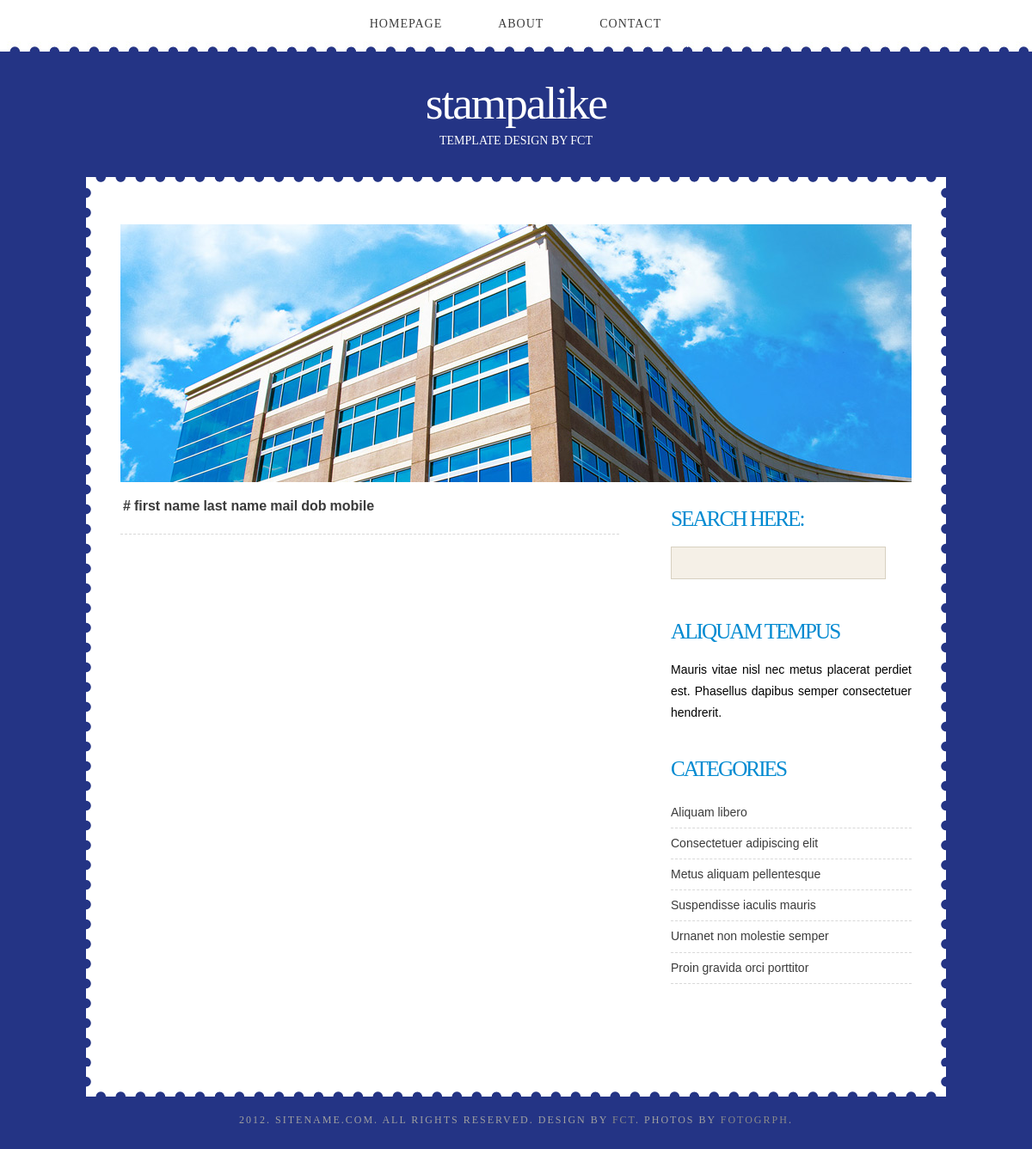
The app's page /ans, older data.
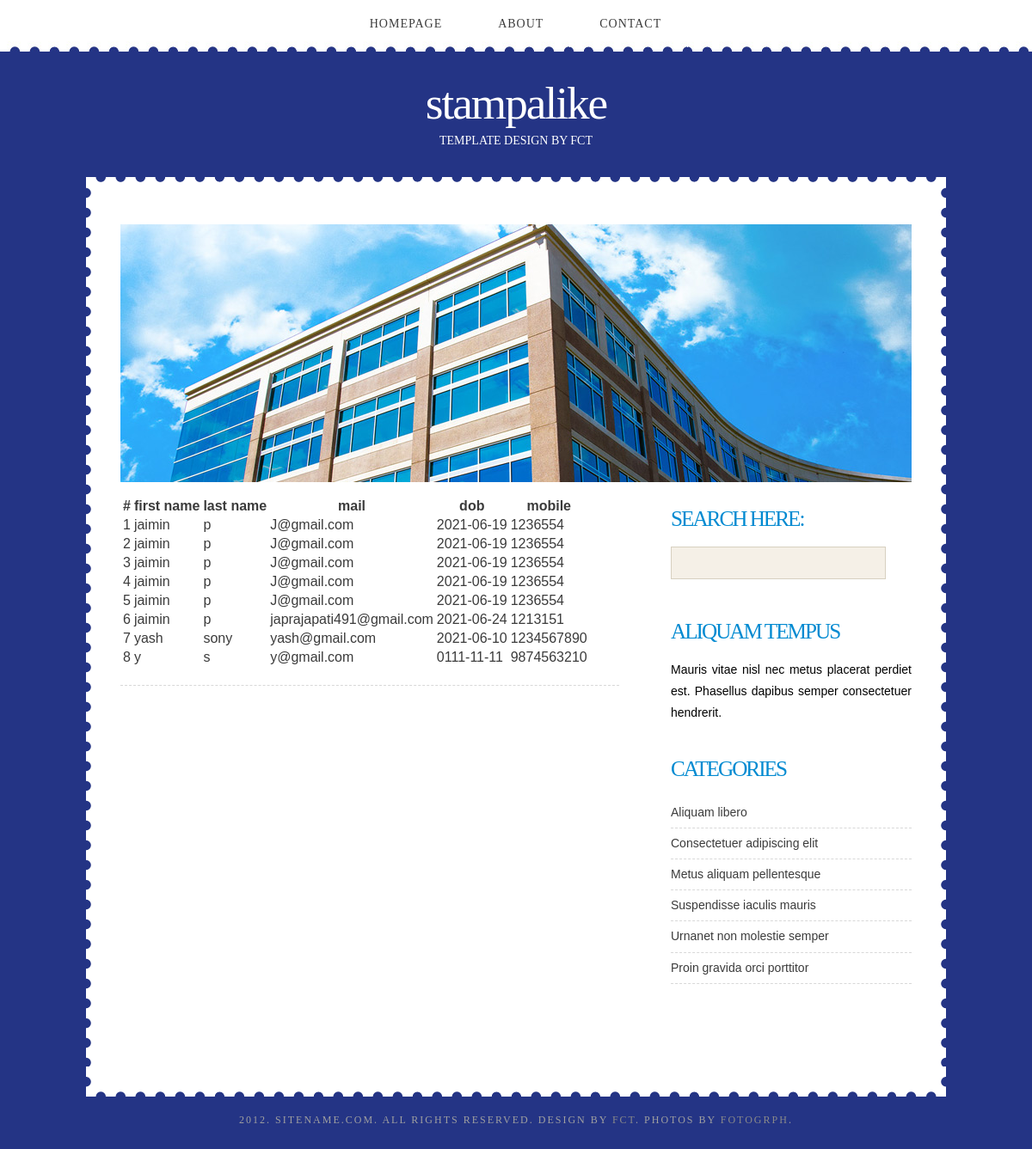
The same page, newer data.
### mark1/models.py (models this page shows)
class Contact_us(models.Model):
    fname = models.CharField(max_length=20)
    lname = models.CharField(max_length=20)
    mail = models.CharField(max_length=20)
    dob = models.CharField(max_length=10)
    mobile = models.IntegerField()
    def __str__(self) :
         return self.fname

### mark1/views.py (the view)
# urls.py: path('ans',views.ans,name="ans"),
def ans(request):
    data = Contact_us.objects.all()
    print(data)
    context = {'contacts':data}
    return render(request,'ans.html',context)

### templates/ans.html (shortened to what this page needs)
{% extends 'base.html' %}
{% block content %}
    <table>
        <thead>
            <tr>
                <th>#</th>
                <th>first name</th>
                <th>last name</th>
                <th>mail</th>
                <th>dob</th>
                <th>mobile</th>
            </tr>
        </thead>
        <tbody>
        {% for contact in contacts %}
        <tr>
            <td>{{forloop.counter}}</td>
            <td>{{contact.fname}}</td>
            <td>{{contact.lname}}</td>
            <td>{{contact.mail}}</td>
            <td>{{contact.dob}}</td>
            <td>{{contact.mobile}}</td>
        </tr>
        {% endfor %}
    </table>
{% endblock %}

### templates/base.html (shortened to what this page needs)
{% load static%}
<html>
<body bgcolor="red">
    <!DOCTYPE html PUBLIC "-//W3C//DTD XHTML 1.0 Strict//EN" "http://www.w3.org/TR/xhtml1/DTD/xhtml1-strict.dtd">
<html xmlns="http://www.w3.org/1999/xhtml">
<head>
<link href="{% static 'style.css' %}" rel="stylesheet" type="text/css" media="screen" />
</head>
<body>
<div id="menu-wrapper">
	<div id="menu">
		<ul>
			<li class="current_page_item"><a href="">Homepage</a></li>
			<li><a href="/about">About</a></li>
			<li><a href="/contact">Contact</a></li>
		</ul>
	</div>
</div>
<div id="header-wrapper">
	<div id="header">
		<div id="logo">
			<h1><a href="#">StampALike</a></h1>
			<p>Template design by <a href="http://www.freecsstemplates.org">FCT</a></p>
		</div>
	</div>
</div>
<div id="wrapper">
	<div id="page-bgtop"></div>
	<div id="page">
		<div><img src="{% static 'images/pics01.jpg' %}" width="920" height="300" alt="" /></div>
		<div id="content">
			<div class="post">
				<div style="clear: both;">&nbsp;</div>
				<div class="entry">
    {% block content%}
    {% endblock %}
</div>
</div>
<div style="clear: both;">&nbsp;</div>
</div>
<div id="sidebar">
<ul>
    <li>
        <h2>SearCh Here:</h2>
        <div id="search" >
            <form method="get" action="#">
                <div>
                    <input type="text" name="s" id="search-text" value="" />
                </div>
            </form>
        </div>
        <div style="clear: both;">&nbsp;</div>
    </li>
    <li>
        <h2>Aliquam tempus</h2>
        <p>Mauris vitae nisl nec metus placerat perdiet est. Phasellus dapibus semper consectetuer hendrerit.</p>
    </li>
    <li>
        <h2>Categories</h2>
        <ul>
            <li><a href="#">Aliquam libero</a></li>
            <li><a href="#">Consectetuer adipiscing elit</a></li>
            <li><a href="#">Metus aliquam pellentesque</a></li>
            <li><a href="#">Suspendisse iaculis mauris</a></li>
            <li><a href="#">Urnanet non molestie semper</a></li>
            <li><a href="#">Proin gravida orci porttitor</a></li>
        </ul>
    </li>
</ul>
</div>
<div style="clear: both;">&nbsp;</div>
</div>
<div id="page-bgbtm"></div>
</div>
<div id="footer">
<p>2012. Sitename.com. All rights reserved. Design by <a href="http://www.freecsstemplates.org/">FCT</a>. Photos by <a href="http://fotogrph.com/">fotogrph</a>.</p>
</div>
</body>
</html>

### static/style.css (style rules this page uses)
body { margin: 0; padding: 0; background: #243485; font-family: Arial, Helvetica, sans-serif; font-size: 14px; color: #3B3B3B; }
h1, h2, h3 { margin: 0px; padding: 0px; letter-spacing: -2px; text-transform: uppercase; font-family: 'Arvo', serif; font-weight: normal; color: #018AD1; }
h1 { font-size: 2em; }
h2 { font-size: 2.4em; }
p, ul, ol { margin-top: 0; line-height: 180%; }
a { text-decoration: none; color: #0285CE; }
#header { clear: both; width: 1000px; margin: 0px auto; }
#logo { margin: 0px; padding: 30px 0px; color: #000000; }
#logo h1, #logo p { margin: 0; padding: 0; text-align: center; }
#logo h1 { margin: 0px; padding: 0px; text-transform: lowercase; font-size: 3.8em; color: #FFFFFF; }
#logo p { margin: 0px; padding: 0px; text-transform: uppercase; font-family: 'Arvo', serif; color: #FFFFFF; }
#logo p a { color: #FFFFFF; }
#logo a { border: none; background: none; text-decoration: none; color: #FFFFFF; }
#search { width: 320px; height: 60px; padding: 0px; }
#search form { margin: 0px; padding: 0px; }
#search-text { width: 250px; outline: none; background: #F5F0E7; border: 1px solid #D7D0C0; padding: 10px; text-transform: lowercase; font: normal 14px Arial, Helvetica, sans-serif; color: #454545; }
#menu-wrapper { overflow: hidden; height: 60px; background: url(images/menu-wrapper.jpg) repeat-x left top; }
#menu { width: 1000px; height: 55px; margin: 0px auto; padding: 0px; }
#menu ul { margin: 0; padding: 0px; list-style: none; line-height: normal; text-align: center; }
#menu li { display: inline-block; border-right: 1px solid #FFFFFF; }
#menu a { display: block; letter-spacing: 1px; line-height: 55px; padding: 0px 30px; text-decoration: none; text-align: center; text-transform: uppercase; font-family: 'Arvo', serif; font-size: 14px; font-weight: normal; color: #3B3B3B; border: none; }
#menu a:hover, #menu .current_page_item a { text-decoration: none; }
#page { overflow: hidden; width: 920px; margin: 0px auto; padding: 30px 40px; background: url(images/page-bg.png) repeat-y left top; }
#page-bgtop { width: 1000px; height: 25px; margin: 0px auto; background: url(images/page-bgtop.png) no-repeat left top; }
#page-bgbtm { width: 1000px; height: 35px; margin: 0px auto; background: url(images/page-bgbtm.png) no-repeat left top; }
#content { float: left; width: 580px; }
.post { margin-bottom: 15px; border-bottom: 1px dashed #D8D8D8; }
.post .entry { padding: 0px 0px 20px 0px; padding-bottom: 20px; text-align: justify; }
#sidebar { float: right; width: 280px; margin: 0px; padding: 30px 0px 0px 0px; color: #000000; }
#sidebar ul { margin: 0; padding: 0; list-style: none; }
#sidebar li { margin: 0; padding: 0; }
#sidebar li ul { margin: 0px 0px; padding-bottom: 50px; }
#sidebar li li { border-bottom: 1px dashed #D8D8D8; margin: 0px 0px; padding: 5px 0px; border-left: none; }
#sidebar li li a { color: #3B3B3B; }
#sidebar h2 { padding-bottom: 20px; font-size: 1.8em; color: #018AD1; }
#sidebar p { margin: 0px 0px 40px 0px; padding: 0px; text-align: justify; }
#sidebar a { border: none; }
#footer { overflow: hidden; height: 50px; margin: 0 auto; padding: 0px 0 15px 0; font-family: 'Arvo', serif; }
#footer p { margin: 0; padding-top: 20px; line-height: normal; font-size: 12px; letter-spacing: 2px; text-transform: uppercase; text-align: center; color: #A0A0A0; }
#footer a { color: #8A8A8A; }

Row changes from the older to the newer data that the page shows:
added Contact_us: fname "jaimin", lname "p", mail "J@gmail.com", dob "2021-06-19", mobile "1236554"
added Contact_us: fname "jaimin", lname "p", mail "J@gmail.com", dob "2021-06-19", mobile "1236554"
added Contact_us: fname "jaimin", lname "p", mail "J@gmail.com", dob "2021-06-19", mobile "1236554"
added Contact_us: fname "jaimin", lname "p", mail "J@gmail.com", dob "2021-06-19", mobile "1236554"
added Contact_us: fname "jaimin", lname "p", mail "J@gmail.com", dob "2021-06-19", mobile "1236554"
added Contact_us: fname "jaimin", lname "p", mail "japrajapati491@gmail.com", dob "2021-06-24", mobile "1213151"
added Contact_us: fname "yash", lname "sony", mail "yash@gmail.com", dob "2021-06-10", mobile "1234567890"
added Contact_us: fname "y", lname "s", mail "y@gmail.com", dob "0111-11-11", mobile "9874563210"
